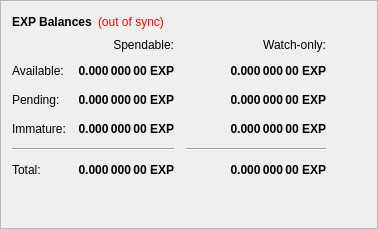
        <widget class="QFrame" name="frame">
         <property name="frameShape">
          <enum>QFrame::StyledPanel</enum>
         </property>
         <property name="frameShadow">
          <enum>QFrame::Raised</enum>
         </property>
         <layout class="QVBoxLayout" name="verticalLayout_4">
          <item>
           <layout class="QHBoxLayout" name="horizontalLayout_4">
            <item>
             <widget class="QLabel" name="label_5">
              <property name="font">
               <font>
                <weight>75</weight>
                <bold>true</bold>
               </font>
              </property>
              <property name="text">
               <string>EXP Balances</string>
              </property>
             </widget>
            </item>
            <item>
             <widget class="QLabel" name="labelWalletStatus">
              <property name="cursor">
               <cursorShape>WhatsThisCursor</cursorShape>
              </property>
              <property name="toolTip">
               <string>The displayed information may be out of date. Your wallet automatically synchronizes with the Expedia network after a connection is established, but this process has not completed yet.</string>
              </property>
              <property name="styleSheet">
               <string notr="true">QLabel { color: red; }</string>
              </property>
              <property name="text">
               <string notr="true">(out of sync)</string>
              </property>
              <property name="alignment">
               <set>Qt::AlignLeading|Qt::AlignLeft|Qt::AlignVCenter</set>
              </property>
             </widget>
            </item>
            <item>
             <spacer name="horizontalSpacer_3">
              <property name="orientation">
               <enum>Qt::Horizontal</enum>
              </property>
              <property name="sizeHint" stdset="0">
               <size>
                <width>40</width>
                <height>20</height>
               </size>
              </property>
             </spacer>
            </item>
           </layout>
          </item>
          <item>
           <layout class="QGridLayout" name="gridLayout">
            <property name="spacing">
             <number>12</number>
            </property>
            <item row="2" column="2">
             <widget class="QLabel" name="labelWatchPending">
              <property name="font">
               <font>
                <weight>75</weight>
                <bold>true</bold>
               </font>
              </property>
              <property name="cursor">
               <cursorShape>IBeamCursor</cursorShape>
              </property>
              <property name="toolTip">
               <string>Unconfirmed transactions to watch-only addresses</string>
              </property>
              <property name="text">
               <string notr="true">0.000 000 00 EXP</string>
              </property>
              <property name="alignment">
               <set>Qt::AlignRight|Qt::AlignTrailing|Qt::AlignVCenter</set>
              </property>
              <property name="textInteractionFlags">
               <set>Qt::LinksAccessibleByMouse|Qt::TextSelectableByKeyboard|Qt::TextSelectableByMouse</set>
              </property>
             </widget>
            </item>
            <item row="2" column="1">
             <widget class="QLabel" name="labelUnconfirmed">
              <property name="font">
               <font>
                <weight>75</weight>
                <bold>true</bold>
               </font>
              </property>
              <property name="cursor">
               <cursorShape>IBeamCursor</cursorShape>
              </property>
              <property name="toolTip">
               <string>Total of transactions that have yet to be confirmed, and do not yet count toward the spendable balance</string>
              </property>
              <property name="text">
               <string notr="true">0.000 000 00 EXP</string>
              </property>
              <property name="alignment">
               <set>Qt::AlignRight|Qt::AlignTrailing|Qt::AlignVCenter</set>
              </property>
              <property name="textInteractionFlags">
               <set>Qt::LinksAccessibleByMouse|Qt::TextSelectableByKeyboard|Qt::TextSelectableByMouse</set>
              </property>
             </widget>
            </item>
            <item row="3" column="2">
             <widget class="QLabel" name="labelWatchImmature">
              <property name="font">
               <font>
                <weight>75</weight>
                <bold>true</bold>
               </font>
              </property>
              <property name="cursor">
               <cursorShape>IBeamCursor</cursorShape>
              </property>
              <property name="toolTip">
               <string>Staked or masternode rewards in watch-only addresses that has not yet matured</string>
              </property>
              <property name="text">
               <string notr="true">0.000 000 00 EXP</string>
              </property>
              <property name="alignment">
               <set>Qt::AlignRight|Qt::AlignTrailing|Qt::AlignVCenter</set>
              </property>
              <property name="textInteractionFlags">
               <set>Qt::LinksAccessibleByMouse|Qt::TextSelectableByKeyboard|Qt::TextSelectableByMouse</set>
              </property>
             </widget>
            </item>
            <item row="4" column="0" colspan="2">
             <widget class="Line" name="lineSpendableBalance">
              <property name="orientation">
               <enum>Qt::Horizontal</enum>
              </property>
             </widget>
            </item>
            <item row="4" column="2">
             <widget class="Line" name="lineWatchBalance">
              <property name="sizePolicy">
               <sizepolicy hsizetype="Preferred" vsizetype="Fixed">
                <horstretch>0</horstretch>
                <verstretch>0</verstretch>
               </sizepolicy>
              </property>
              <property name="minimumSize">
               <size>
                <width>140</width>
                <height>0</height>
               </size>
              </property>
              <property name="orientation">
               <enum>Qt::Horizontal</enum>
              </property>
             </widget>
            </item>
            <item row="5" column="0">
             <widget class="QLabel" name="labelTotalText">
              <property name="text">
               <string>Total:</string>
              </property>
             </widget>
            </item>
            <item row="3" column="1">
             <widget class="QLabel" name="labelImmature">
              <property name="font">
               <font>
                <weight>75</weight>
                <bold>true</bold>
               </font>
              </property>
              <property name="cursor">
               <cursorShape>IBeamCursor</cursorShape>
              </property>
              <property name="toolTip">
               <string>Staked or masternode rewards that has not yet matured</string>
              </property>
              <property name="text">
               <string notr="true">0.000 000 00 EXP</string>
              </property>
              <property name="alignment">
               <set>Qt::AlignRight|Qt::AlignTrailing|Qt::AlignVCenter</set>
              </property>
              <property name="textInteractionFlags">
               <set>Qt::LinksAccessibleByMouse|Qt::TextSelectableByKeyboard|Qt::TextSelectableByMouse</set>
              </property>
             </widget>
            </item>
            <item row="2" column="3">
             <spacer name="horizontalSpacer_2">
              <property name="orientation">
               <enum>Qt::Horizontal</enum>
              </property>
              <property name="sizeHint" stdset="0">
               <size>
                <width>40</width>
                <height>20</height>
               </size>
              </property>
             </spacer>
            </item>
            <item row="3" column="0">
             <widget class="QLabel" name="labelImmatureText">
              <property name="text">
               <string>Immature:</string>
              </property>
             </widget>
            </item>
            <item row="5" column="1">
             <widget class="QLabel" name="labelTotal">
              <property name="font">
               <font>
                <weight>75</weight>
                <bold>true</bold>
               </font>
              </property>
              <property name="cursor">
               <cursorShape>IBeamCursor</cursorShape>
              </property>
              <property name="toolTip">
               <string>Your current total balance</string>
              </property>
              <property name="text">
               <string notr="true">0.000 000 00 EXP</string>
              </property>
              <property name="alignment">
               <set>Qt::AlignRight|Qt::AlignTrailing|Qt::AlignVCenter</set>
              </property>
              <property name="textInteractionFlags">
               <set>Qt::LinksAccessibleByMouse|Qt::TextSelectableByKeyboard|Qt::TextSelectableByMouse</set>
              </property>
             </widget>
            </item>
            <item row="5" column="2">
             <widget class="QLabel" name="labelWatchTotal">
              <property name="font">
               <font>
                <weight>75</weight>
                <bold>true</bold>
               </font>
              </property>
              <property name="cursor">
               <cursorShape>IBeamCursor</cursorShape>
              </property>
              <property name="toolTip">
               <string>Current total balance in watch-only addresses</string>
              </property>
              <property name="text">
               <string notr="true">0.000 000 00 EXP</string>
              </property>
              <property name="alignment">
               <set>Qt::AlignRight|Qt::AlignTrailing|Qt::AlignVCenter</set>
              </property>
              <property name="textInteractionFlags">
               <set>Qt::LinksAccessibleByMouse|Qt::TextSelectableByKeyboard|Qt::TextSelectableByMouse</set>
              </property>
             </widget>
            </item>
            <item row="0" column="2">
             <widget class="QLabel" name="labelWatchonly">
              <property name="text">
               <string>Watch-only:</string>
              </property>
              <property name="alignment">
               <set>Qt::AlignRight|Qt::AlignTrailing|Qt::AlignVCenter</set>
              </property>
             </widget>
            </item>
            <item row="1" column="0">
             <widget class="QLabel" name="labelBalanceText">
              <property name="text">
               <string>Available:</string>
              </property>
             </widget>
            </item>
            <item row="1" column="1">
             <widget class="QLabel" name="labelBalance">
              <property name="font">
               <font>
                <weight>75</weight>
                <bold>true</bold>
               </font>
              </property>
              <property name="cursor">
               <cursorShape>IBeamCursor</cursorShape>
              </property>
              <property name="toolTip">
               <string>Your current spendable balance</string>
              </property>
              <property name="text">
               <string notr="true">0.000 000 00 EXP</string>
              </property>
              <property name="alignment">
               <set>Qt::AlignRight|Qt::AlignTrailing|Qt::AlignVCenter</set>
              </property>
              <property name="textInteractionFlags">
               <set>Qt::LinksAccessibleByMouse|Qt::TextSelectableByKeyboard|Qt::TextSelectableByMouse</set>
              </property>
             </widget>
            </item>
            <item row="1" column="2">
             <widget class="QLabel" name="labelWatchAvailable">
              <property name="font">
               <font>
                <weight>75</weight>
                <bold>true</bold>
               </font>
              </property>
              <property name="cursor">
               <cursorShape>IBeamCursor</cursorShape>
              </property>
              <property name="toolTip">
               <string>Your current balance in watch-only addresses</string>
              </property>
              <property name="text">
               <string notr="true">0.000 000 00 EXP</string>
              </property>
              <property name="alignment">
               <set>Qt::AlignRight|Qt::AlignTrailing|Qt::AlignVCenter</set>
              </property>
              <property name="textInteractionFlags">
               <set>Qt::LinksAccessibleByMouse|Qt::TextSelectableByKeyboard|Qt::TextSelectableByMouse</set>
              </property>
             </widget>
            </item>
            <item row="2" column="0">
             <widget class="QLabel" name="labelPendingText">
              <property name="text">
               <string>Pending:</string>
              </property>
             </widget>
            </item>
            <item row="0" column="1">
             <widget class="QLabel" name="labelSpendable">
              <property name="text">
               <string>Spendable:</string>
              </property>
              <property name="alignment">
               <set>Qt::AlignRight|Qt::AlignTrailing|Qt::AlignVCenter</set>
              </property>
             </widget>
            </item>
           </layout>
          </item>
          <item>
           <spacer name="verticalSpacer_4">
            <property name="orientation">
             <enum>Qt::Vertical</enum>
            </property>
            <property name="sizeHint" stdset="0">
             <size>
              <width>20</width>
              <height>40</height>
             </size>
            </property>
           </spacer>
          </item>
         </layout>
        </widget>
